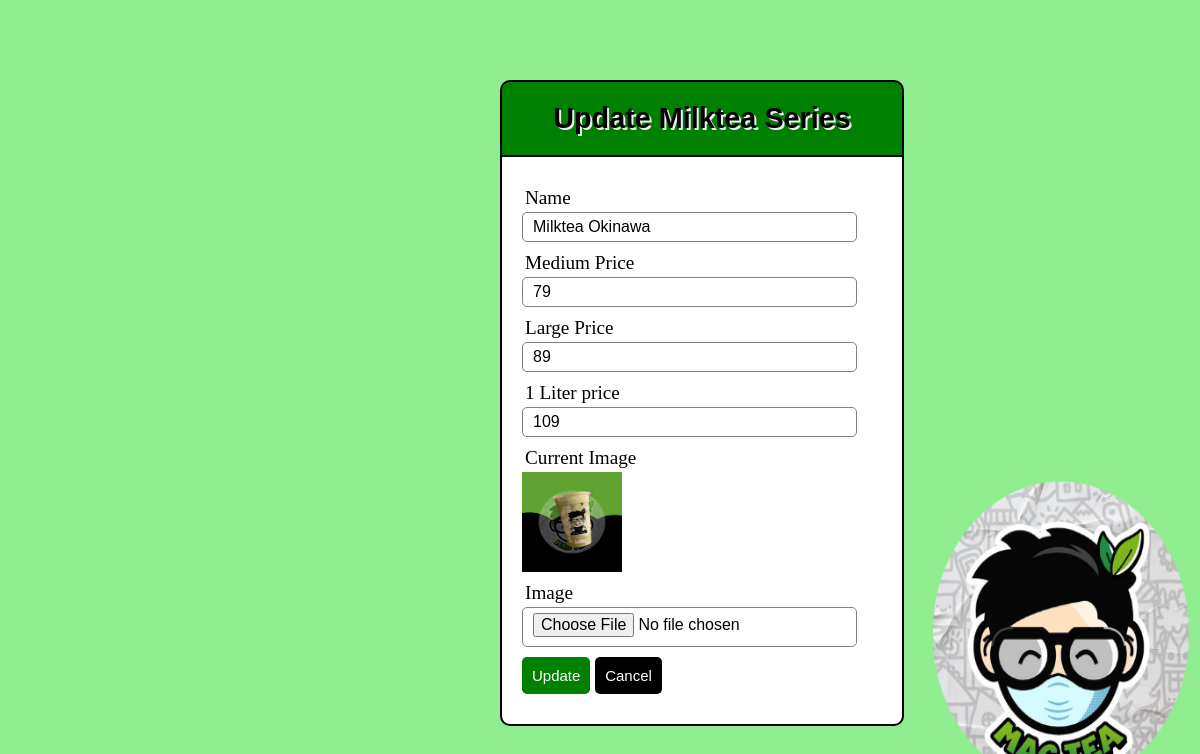
The app's page /admin/editMilkteaSeries.php?id=6 (signed in), older data.
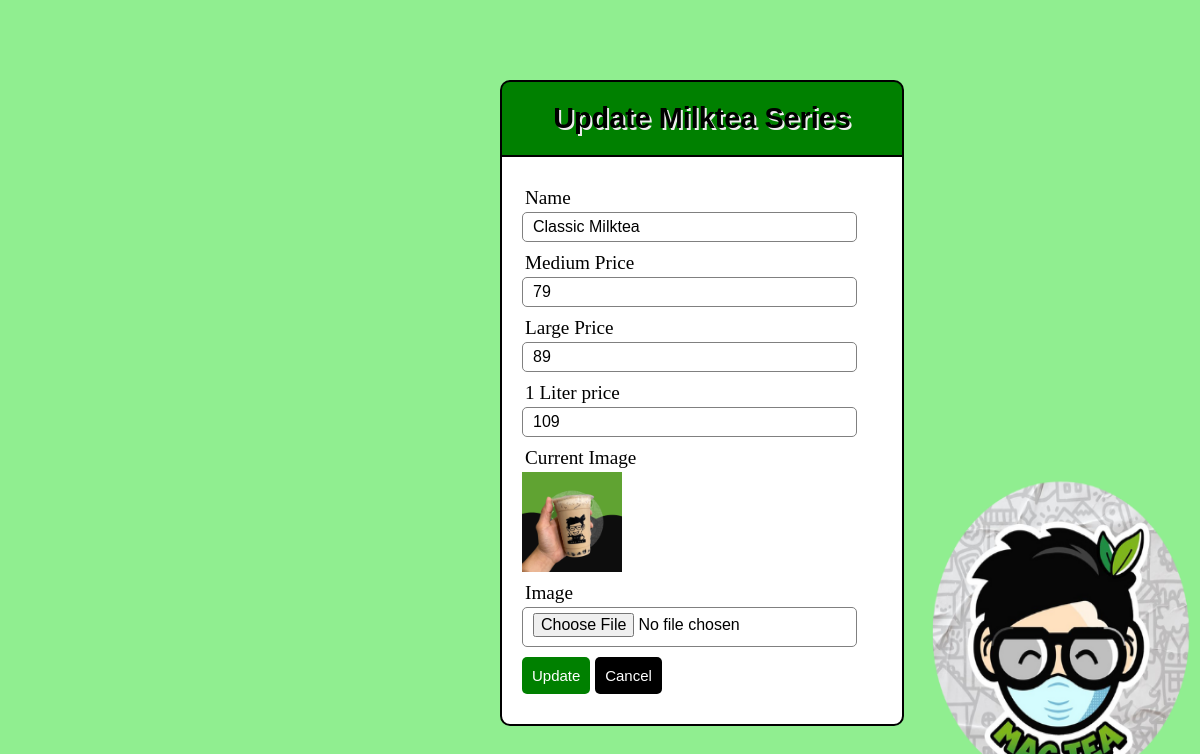
The same page, newer data.
### tables this page shows
CREATE TABLE `product` (
  `id` int(250) NOT NULL,
  `name` varchar(100) NOT NULL,
  `price` int(255) NOT NULL,
  `16oz` int(255) NOT NULL,
  `22oz` int(255) NOT NULL,
  `medium` int(255) NOT NULL,
  `large` int(255) NOT NULL,
  `oneliter` int(255) NOT NULL,
  `category` varchar(255) NOT NULL,
  `image_dir` varchar(255) NOT NULL
);

### admin/editMilkteaSeries.php (the view, shortened to what this page needs)
<?php
include('../includes/functions.php');
$id=$_GET["id"];
    $name="";
	$medium="";
	$large="";
	$oneliter="";
	$image_dir="";
	$res=mysqli_query($db,"SELECT * FROM product where id=$id");
	while ($row = mysqli_fetch_array($res))
	{
	$name=$row["name"];
	$medium=$row["medium"];
	$large=$row["large"];
	$oneliter=$row["oneliter"];
	$image_dir=$row["image_dir"];
	}
?>
<html lang="en">
<head>
  <link rel="stylesheet" href="edit.css?v=<?php echo time();?>"/>
</head>
<body>
	<div class="header">
		<h2>Update Milktea Series</h2>
	</div>
	 	  <form action="" name="" method="post" enctype="multipart/form-data">
		<div class="input-group">
			<label>Name</label>
			<input type="text" name="name" autocomplete="off"  value="<?php echo $name; ?>">
		</div>
		<div class="input-group">
			<label>Medium Price</label>
			<input type="text" name="medium" autocomplete="off"  value="<?php echo $medium; ?>">
		</div>
			<div class="input-group">
		<label>Large Price</label>
		<input type="text" name="large" autocomplete="off"  value="<?php echo $large; ?>">
	    </div>
		<div class="input-group">
			<label>1 Liter price</label>
			<input type="text" name="oneliter" autocomplete="off"  value="<?php echo $oneliter; ?>">
		</div>
		<div class="input-group">
		<label>Current Image</label>
		<img src="../product/<?php echo $image_dir;  ?>" width="100px" height="100px">
		</div>
		<div class="input-group">
		<label>Image</label>
		<input style="height:40px;" type="file" name="new_image">
		</div>
		<div class="input-group">
			<button type="submit" class="btn" name="updateMilkteaSeries"> Update </button>
			  <button type="submit" class="btn btn-danger" name="cancel"> Cancel </button>
		</div>
	</form>
</body>

Row changes from the older to the newer data that the page shows:
changed product: name "Milktea Okinawa" → "Classic Milktea"; image_dir: a different picture
